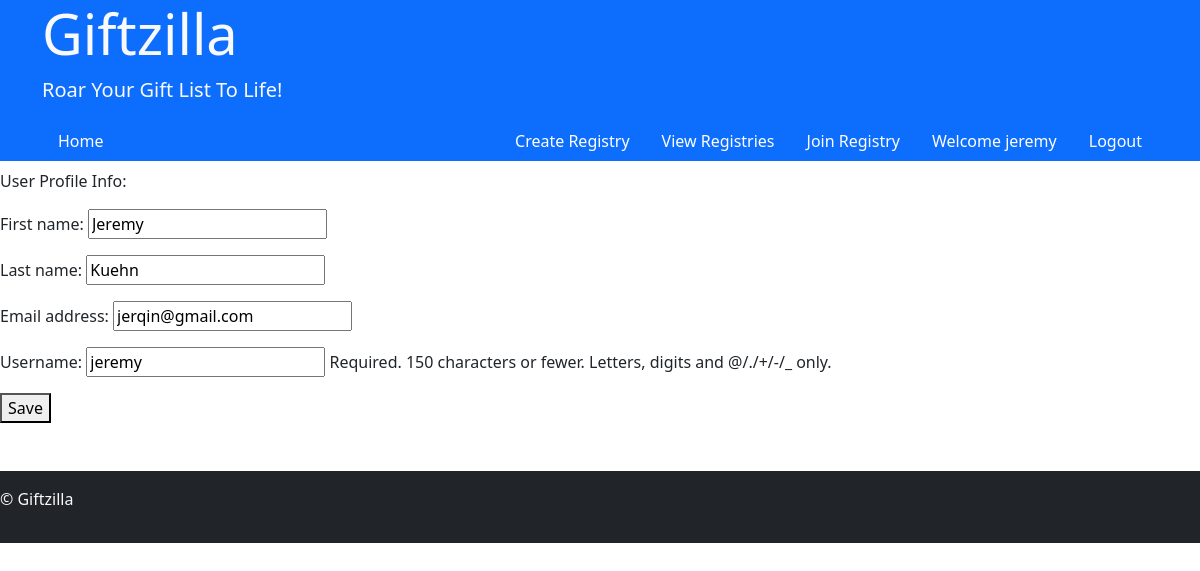
The page /register/2/profileView (signed in) on the database its author committed.
### register/models.py (models this page shows, shortened)
class User(AbstractUser):
    groups = models.ManyToManyField(
        'auth.Group',
        related_name='web_users',
        blank=True,
        help_text='The groups this user belongs to. A user will get all permissions granted to each of their groups.',
        verbose_name='groups',
    )
    user_permissions = models.ManyToManyField(
        'auth.Permission',
        related_name='web_users',
        blank=True,
        help_text='Specific permissions for this user.',
        verbose_name='user permissions',
    )

### register/views.py (the view, shortened to what this page needs)
# urls.py: path("<int:userID>/profileView", views.profileView, name="profileView")
@login_required
def profileView(request, userID):
    userProf = request.user
    form = UserForm(instance=userProf)
    if userID != request.user.id:
        return render(request, "index/404.html")
    else:
        return render(request, "register/profile.html", {
            "form": form,
            "userProf": userProf
        })

### register/forms.py
class UserForm(ModelForm):
    class Meta:
        model = User
        fields = ["first_name", "last_name", "email", "username"]

### giftzilla/templates/register/profile.html (shortened to what this page needs)
{% extends 'layout.html' %}
{% block body %}
<p>User Profile Info:</p>
<form method="post">
    {{ form.as_p }}
    <button type="submit">Save</button>
</form>
{% endblock %}

### giftzilla/templates/layout.html (shortened to what this page needs)
<!DOCTYPE html>
<html lang="en">
<head>
    <link href="https://cdn.jsdelivr.net/npm/bootstrap@5.0.2/dist/css/bootstrap.min.css" rel="stylesheet">
</head>
<body>
    <header class="bg-primary text-light">
        <div class="container">
            <h1 class="display-4">Giftzilla</h1>
            <p class="lead">Roar Your Gift List To Life!</p>
            <nav class="d-flex justify-content-between align-items-center">
                <ul class="nav">
                    <li class="nav-item"><a class="nav-link" href="{% url 'index:home' %}">Home</a></li>
                </ul>
                <div>
                    {% if user.is_authenticated %}
                        <ul class="nav">
                            <li class="nav-item"><a class="nav-link" href="{% url 'user:createRegistry' %}">Create Registry</a></li>
                            <li class="nav-item"><a class="nav-link" href="{% url 'user:viewReg' userID=user.id %}">View Registries</a></li>
                            <li class="nav-item"><a class="nav-link" href="{% url 'user:regJoin' userID=user.id %}">Join Registry</a></li>
                            <li class="nav-item">
                                <a class="nav-link" href="{% url 'register:profileView' userID=user.id %}">Welcome {{ user.username }}</a>
                            </li>
                            <li class="nav-item">
                                <a class="nav-link" href="{% url 'register:logout' %}">Logout</a>
                            </li>
                        </ul>
                    {% endif %}
                </div>
            </nav>
        </div>
    </header>
   {% block body %}
   {% endblock %}
    <footer class="bg-dark text-light mt-5 py-3">
        <p>&copy; Giftzilla</p>
    </footer>
</body>
</html>

### giftzilla/templates/layout.html (style rules this page uses)
.nav-link { color: white; }

### rows shown on the page
User: username "jeremy", first_name "Jeremy", last_name "Kuehn", email "jerqin@gmail.com"
